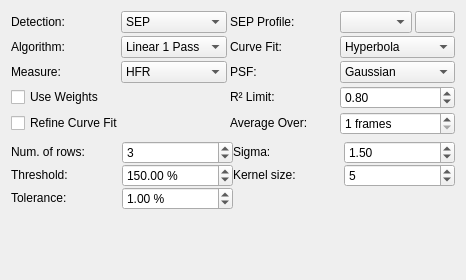
<?xml version="1.0" encoding="UTF-8"?>
<ui version="4.0">
 <class>OpsFocusProcess</class>
 <widget class="QWidget" name="OpsFocusProcess">
  <property name="geometry">
   <rect>
    <x>0</x>
    <y>0</y>
    <width>466</width>
    <height>280</height>
   </rect>
  </property>
  <property name="windowTitle">
   <string>Focus Process</string>
  </property>
  <layout class="QVBoxLayout" name="verticalLayout_3">
   <item>
    <layout class="QGridLayout" name="gridLayoutProcess" columnstretch="0,0,0,0">
     <property name="sizeConstraint">
      <enum>QLayout::SetNoConstraint</enum>
     </property>
     <property name="spacing">
      <number>3</number>
     </property>
     <item row="3" column="3">
      <widget class="QDoubleSpinBox" name="focusR2Limit">
       <property name="sizePolicy">
        <sizepolicy hsizetype="Preferred" vsizetype="Fixed">
         <horstretch>0</horstretch>
         <verstretch>0</verstretch>
        </sizepolicy>
       </property>
       <property name="toolTip">
        <string>&lt;html&gt;&lt;head/&gt;&lt;body&gt;&lt;p&gt;Set a minimum for the acceptable R² when performing an Autofocus run.  The value is between 0 (no fit) and 1 (perfect fit).  0.8 is a good start.  If the minimum is not met,  Autofocus will rerun once to try to improve the R². Currently only available for the Linear 1 Pass algorithm when using a Curve Fit of Hyperbola or Parabola. &lt;/p&gt;&lt;/body&gt;&lt;/html&gt;</string>
       </property>
       <property name="minimum">
        <double>0.000000000000000</double>
       </property>
       <property name="maximum">
        <double>1.000000000000000</double>
       </property>
       <property name="singleStep">
        <double>0.010000000000000</double>
       </property>
       <property name="value">
        <double>0.800000000000000</double>
       </property>
      </widget>
     </item>
     <item row="2" column="0">
      <widget class="QLabel" name="focusStarMeasureLabel">
       <property name="sizePolicy">
        <sizepolicy hsizetype="Preferred" vsizetype="Fixed">
         <horstretch>0</horstretch>
         <verstretch>0</verstretch>
        </sizepolicy>
       </property>
       <property name="text">
        <string>Measure:</string>
       </property>
       <property name="buddy">
        <cstring>focusStarMeasure</cstring>
       </property>
      </widget>
     </item>
     <item row="0" column="0">
      <widget class="QLabel" name="label_6">
       <property name="sizePolicy">
        <sizepolicy hsizetype="Preferred" vsizetype="Fixed">
         <horstretch>0</horstretch>
         <verstretch>0</verstretch>
        </sizepolicy>
       </property>
       <property name="toolTip">
        <string/>
       </property>
       <property name="text">
        <string>Detection:</string>
       </property>
       <property name="buddy">
        <cstring>focusDetection</cstring>
       </property>
      </widget>
     </item>
     <item row="4" column="2">
      <widget class="QLabel" name="focusFramesCountLabel">
       <property name="sizePolicy">
        <sizepolicy hsizetype="Preferred" vsizetype="Fixed">
         <horstretch>0</horstretch>
         <verstretch>0</verstretch>
        </sizepolicy>
       </property>
       <property name="toolTip">
        <string/>
       </property>
       <property name="text">
        <string>Average Over:</string>
       </property>
       <property name="buddy">
        <cstring>focusFramesCount</cstring>
       </property>
      </widget>
     </item>
     <item row="3" column="2">
      <widget class="QLabel" name="focusR2LimitLabel">
       <property name="sizePolicy">
        <sizepolicy hsizetype="Preferred" vsizetype="Fixed">
         <horstretch>0</horstretch>
         <verstretch>0</verstretch>
        </sizepolicy>
       </property>
       <property name="text">
        <string>R² Limit:</string>
       </property>
       <property name="alignment">
        <set>Qt::AlignLeading|Qt::AlignLeft|Qt::AlignVCenter</set>
       </property>
       <property name="buddy">
        <cstring>focusR2Limit</cstring>
       </property>
      </widget>
     </item>
     <item row="1" column="0">
      <widget class="QLabel" name="label_22">
       <property name="sizePolicy">
        <sizepolicy hsizetype="Preferred" vsizetype="Fixed">
         <horstretch>0</horstretch>
         <verstretch>0</verstretch>
        </sizepolicy>
       </property>
       <property name="toolTip">
        <string/>
       </property>
       <property name="text">
        <string>Algorithm:</string>
       </property>
       <property name="buddy">
        <cstring>focusAlgorithm</cstring>
       </property>
      </widget>
     </item>
     <item row="4" column="3">
      <widget class="QSpinBox" name="focusFramesCount">
       <property name="sizePolicy">
        <sizepolicy hsizetype="Preferred" vsizetype="Fixed">
         <horstretch>0</horstretch>
         <verstretch>0</verstretch>
        </sizepolicy>
       </property>
       <property name="toolTip">
        <string>&lt;html&gt;&lt;head/&gt;&lt;body&gt;&lt;p&gt;Number of frames to capture at the current focuser position.&lt;/p&gt;&lt;/body&gt;&lt;/html&gt;</string>
       </property>
       <property name="suffix">
        <string> frames</string>
       </property>
       <property name="minimum">
        <number>1</number>
       </property>
      </widget>
     </item>
     <item row="1" column="2">
      <widget class="QLabel" name="focusCurveFitLabel">
       <property name="enabled">
        <bool>true</bool>
       </property>
       <property name="sizePolicy">
        <sizepolicy hsizetype="Preferred" vsizetype="Fixed">
         <horstretch>0</horstretch>
         <verstretch>0</verstretch>
        </sizepolicy>
       </property>
       <property name="text">
        <string>Curve Fit:</string>
       </property>
       <property name="buddy">
        <cstring>focusCurveFit</cstring>
       </property>
      </widget>
     </item>
     <item row="1" column="3">
      <widget class="QComboBox" name="focusCurveFit">
       <property name="toolTip">
        <string>&lt;html&gt;&lt;head/&gt;&lt;body&gt;&lt;p&gt;Select the type of curve to fit to the data:&lt;/p&gt;&lt;ul style=&quot;margin-top: 0px; margin-bottom: 0px; margin-left: 0px; margin-right: 0px; -qt-list-indent: 1;&quot;&gt;&lt;li style=&quot; margin-top:0px; margin-bottom:12px; margin-left:0px; margin-right:0px; -qt-block-indent:0; text-indent:0px;&quot;&gt;&lt;span style=&quot; font-weight:600;&quot;&gt;Quadratic&lt;/span&gt;: Uses a polynomial fit of degree 2. This is currently the default option and currently the only option for all Algorithms except Linear 1 Pass.&lt;/li&gt;&lt;li style=&quot; margin-top:0px; margin-bottom:12px; margin-left:0px; margin-right:0px; -qt-block-indent:0; text-indent:0px;&quot;&gt;&lt;span style=&quot; font-weight:600;&quot;&gt;Hyperbola&lt;/span&gt;: Fits a hyperbola to the data points. This is currently only available for the Linear 1 Pass Algorithm.&lt;/li&gt;&lt;li style=&quot; margin-top:0px; margin-bottom:12px; margin-left:0px; margin-right:0px; -qt-block-indent:0; text-indent:0px;&quot;&gt;&lt;span style=&quot; font-weight:600;&quot;&gt;Parabola&lt;/span&gt;: Fits a parabola to the data points. This is currently only available for the Linear 1 Pass Algorithm.&lt;/li&gt;&lt;/ul&gt;&lt;/body&gt;&lt;/html&gt;</string>
       </property>
       <property name="currentIndex">
        <number>1</number>
       </property>
       <item>
        <property name="text">
         <string>Quadratic</string>
        </property>
       </item>
       <item>
        <property name="text">
         <string>Hyperbola</string>
        </property>
       </item>
       <item>
        <property name="text">
         <string>Parabola</string>
        </property>
       </item>
      </widget>
     </item>
     <item row="0" column="2">
      <widget class="QLabel" name="label_28">
       <property name="sizePolicy">
        <sizepolicy hsizetype="Preferred" vsizetype="Fixed">
         <horstretch>0</horstretch>
         <verstretch>0</verstretch>
        </sizepolicy>
       </property>
       <property name="toolTip">
        <string/>
       </property>
       <property name="text">
        <string>SEP Profile:</string>
       </property>
       <property name="buddy">
        <cstring>focusSEPProfile</cstring>
       </property>
      </widget>
     </item>
     <item row="2" column="1">
      <widget class="QComboBox" name="focusStarMeasure">
       <property name="toolTip">
        <string>&lt;html&gt;&lt;head/&gt;&lt;body&gt;&lt;p&gt;Select the Measure to use when fitting a curve for Linear 1 Pass:&lt;/p&gt;&lt;ul style=&quot;margin-top: 0px; margin-bottom: 0px; margin-left: 0px; margin-right: 0px; -qt-list-indent: 1;&quot;&gt;&lt;li style=&quot; margin-top:0px; margin-bottom:12px; margin-left:0px; margin-right:0px; -qt-block-indent:0; text-indent:0px;&quot;&gt;&lt;span style=&quot; font-weight:600;&quot;&gt;HFR&lt;/span&gt;: Half Flux Radius. Uses an algorithm to calculate the radius of a circle centred on the star centroid that encapsulates half the star's flux.&lt;/li&gt;&lt;ul style=&quot;margin-top: 0px; margin-bottom: 0px; margin-left: 0px; margin-right: 0px; -qt-list-indent: 1;&quot;&gt;&lt;li style=&quot; margin-top:0px; margin-bottom:12px; margin-left:0px; margin-right:0px; -qt-block-indent:0; text-indent:0px;&quot;&gt;&lt;span style=&quot; font-weight:600;&quot;&gt;HFR Adj&lt;/span&gt;: Adjusted Half Flux Radius. Normalises the HFR for peak intensity. This is an experimental feature.&lt;/li&gt;&lt;/ul&gt;&lt;li style=&quot; margin-top:0px; margin-bottom:12px; margin-left:0px; margin-right:0px; -qt-block-indent:0; text-indent:0px;&quot;&gt;&lt;span style=&quot; font-weight:600;&quot;&gt;FWHM&lt;/span&gt;: Full Width Half Maximum. Curve fits a PSF to each star centroid and uses the curve to calculate the FWHM. This is an experimental feature.&lt;/li&gt;&lt;li style=&quot; margin-top:0px; margin-bottom:12px; margin-left:0px; margin-right:0px; -qt-block-indent:0; text-indent:0px;&quot;&gt;&lt;span style=&quot; font-weight:600;&quot;&gt;# Stars&lt;/span&gt;: Number of stars. The number of detected stars at optimum focus will be a maximum. This is an experimental feature.&lt;/li&gt;&lt;li style=&quot; margin-top:0px; margin-bottom:12px; margin-left:0px; margin-right:0px; -qt-block-indent:0; text-indent:0px;&quot;&gt;&lt;span style=&quot; font-weight:600;&quot;&gt;Fourier&lt;/span&gt;: Fourier power calculation. Uses the Fourier Transform Power approach developed by Tan and Schulz in https://arxiv.org/pdf/2201.12466.pdf.  At optimum focus the power in frequency space [result of the fourier transform] will be a maximum. This is an experimental feature.&lt;/li&gt;&lt;/ul&gt;&lt;/body&gt;&lt;/html&gt;</string>
       </property>
       <item>
        <property name="text">
         <string>HFR</string>
        </property>
       </item>
       <item>
        <property name="text">
         <string>HFR Adj</string>
        </property>
       </item>
       <item>
        <property name="text">
         <string>FWHM</string>
        </property>
       </item>
       <item>
        <property name="text">
         <string># Stars</string>
        </property>
       </item>
       <item>
        <property name="text">
         <string>Fourier</string>
        </property>
       </item>
      </widget>
     </item>
     <item row="4" column="0" colspan="2">
      <widget class="QCheckBox" name="focusRefineCurveFit">
       <property name="toolTip">
        <string>&lt;html&gt;&lt;head/&gt;&lt;body&gt;&lt;p&gt;Check to run an outlier pass when all datapoints have been taken. The pass uses Peirce's Criteria for outlier threshold detection. If there are outliers, these are removed and curve fitting rerun. If the R² is improved by the process then this new dataset is used and outliers highlighted on the v-curve. &lt;/p&gt;&lt;/body&gt;&lt;/html&gt;</string>
       </property>
       <property name="text">
        <string>Refine Curve Fit</string>
       </property>
      </widget>
     </item>
     <item row="3" column="0" colspan="2">
      <widget class="QCheckBox" name="focusUseWeights">
       <property name="sizePolicy">
        <sizepolicy hsizetype="Preferred" vsizetype="Fixed">
         <horstretch>0</horstretch>
         <verstretch>0</verstretch>
        </sizepolicy>
       </property>
       <property name="toolTip">
        <string>&lt;html&gt;&lt;head/&gt;&lt;body&gt;&lt;p&gt;Check to use the standard deviation of the star HFR or FWHM as a weighting to the curve fitting algorithm. If unchecked, all data points are given equal weighting. Currently only available when using Full Field (multiple stars) and a Curve Fit of Hyperbola or Parabola under the Linear 1 Pass algorithm. &lt;/p&gt;&lt;/body&gt;&lt;/html&gt;</string>
       </property>
       <property name="text">
        <string>Use Weights</string>
       </property>
      </widget>
     </item>
     <item row="1" column="1">
      <widget class="QComboBox" name="focusAlgorithm">
       <property name="sizePolicy">
        <sizepolicy hsizetype="Preferred" vsizetype="Fixed">
         <horstretch>0</horstretch>
         <verstretch>0</verstretch>
        </sizepolicy>
       </property>
       <property name="toolTip">
        <string>&lt;html&gt;&lt;head/&gt;&lt;body&gt;&lt;p&gt;Select focus process algorithm:&lt;/p&gt;&lt;ul style=&quot;margin-top: 0px; margin-bottom: 0px; margin-left: 0px; margin-right: 0px; -qt-list-indent: 1;&quot;&gt;&lt;li style=&quot; margin-top:12px; margin-bottom:0px; margin-left:0px; margin-right:0px; -qt-block-indent:0; text-indent:0px;&quot;&gt;&lt;span style=&quot; font-weight:600;&quot;&gt;Iterative&lt;/span&gt;: Moves focuser by discreet steps initially decided by the step size. Once a curve slope is calculated,  further step sizes are calculated to reach optimal solution. The algorithm stops when the measured HFR is within percentage Tolerance of the minimum HFR recorded in the procedure.&lt;/li&gt;&lt;li style=&quot; margin-top:0px; margin-bottom:0px; margin-left:0px; margin-right:0px; -qt-block-indent:0; text-indent:0px;&quot;&gt;&lt;span style=&quot; font-weight:600;&quot;&gt;Polynomial&lt;/span&gt;: Starts with iterative method.  Upon crossing to the other side of the V-Curve,  polynomial fitting coefficients along with possible minimum solution are calculated. This algorithm can be faster than purely iterative approach given a good data set.&lt;/li&gt;&lt;li style=&quot; margin-top:0px; margin-bottom:0px; margin-left:0px; margin-right:0px; -qt-block-indent:0; text-indent:0px;&quot;&gt;&lt;span style=&quot; font-weight:600;&quot;&gt;Linear&lt;/span&gt;: Samples focus inward in a regular fashion, using 2 passes.  The algorithm can be slow, but it is more resilient to backlash.  Start with the focuser positioned near good focus.  Set Initial Step Size and Max Travel for the desired sampling interval and range around start focus position.  Tolerance should be around 5%.&lt;/li&gt;&lt;li style=&quot; margin-top:0px; margin-bottom:12px; margin-left:0px; margin-right:0px; -qt-block-indent:0; text-indent:0px;&quot;&gt;&lt;span style=&quot; font-weight:600;&quot;&gt;Linear 1 Pass&lt;/span&gt;: Starts like &lt;span style=&quot; font-weight:600;&quot;&gt;Linear&lt;/span&gt; but after completing the 1st pass, instead of doing a 2nd pass,  moves straight to the minimum HFR value calculated.  Use Curve Fit of Hyperbola or Parabola.&lt;/li&gt;&lt;/ul&gt;&lt;/body&gt;&lt;/html&gt;</string>
       </property>
       <property name="currentIndex">
        <number>3</number>
       </property>
       <item>
        <property name="text">
         <string>Iterative</string>
        </property>
       </item>
       <item>
        <property name="text">
         <string>Polynomial</string>
        </property>
       </item>
       <item>
        <property name="text">
         <string>Linear</string>
        </property>
       </item>
       <item>
        <property name="text">
         <string>Linear 1 Pass</string>
        </property>
       </item>
      </widget>
     </item>
     <item row="0" column="3">
      <layout class="QHBoxLayout" name="horizontalLayout_7">
       <property name="spacing">
        <number>3</number>
       </property>
       <item>
        <widget class="QComboBox" name="focusSEPProfile"/>
       </item>
       <item>
        <widget class="QPushButton" name="editFocusProfile">
         <property name="text">
          <string/>
         </property>
        </widget>
       </item>
      </layout>
     </item>
     <item row="0" column="1">
      <widget class="QComboBox" name="focusDetection">
       <property name="sizePolicy">
        <sizepolicy hsizetype="Preferred" vsizetype="Fixed">
         <horstretch>0</horstretch>
         <verstretch>0</verstretch>
        </sizepolicy>
       </property>
       <property name="toolTip">
        <string>&lt;html&gt;&lt;head/&gt;&lt;body&gt;&lt;p&gt;Star detection method:&lt;/p&gt;&lt;ul style=&quot;margin-top: 0px; margin-bottom: 0px; margin-left: 0px; margin-right: 0px; -qt-list-indent: 1;&quot;&gt;&lt;li style=&quot; margin-top:12px; margin-bottom:12px; margin-left:0px; margin-right:0px; -qt-block-indent:0; text-indent:0px;&quot;&gt;&lt;span style=&quot; font-weight:600;&quot;&gt;SEP:&lt;/span&gt; Source Extractor and Photometry, an efficient source detection method based on Source Extractor (Bertin and Arnouts 1996; Bertin 2016). See &lt;a href=&quot;https://joss.theoj.org/papers/10.21105/joss.00058.pdf&quot;&gt;&lt;span style=&quot; text-decoration: underline; color:#0000ff;&quot;&gt;SEP: Source Extractor as a library&lt;/span&gt;&lt;/a&gt; in the Journal of Open Source Software.&lt;/li&gt;&lt;li style=&quot; margin-top:12px; margin-bottom:12px; margin-left:0px; margin-right:0px; -qt-block-indent:0; text-indent:0px;&quot;&gt;&lt;span style=&quot; font-weight:600;&quot;&gt;Centroid&lt;/span&gt;: a source detection based on estimating star mass around signal peaks.&lt;/li&gt;&lt;li style=&quot; margin-top:12px; margin-bottom:12px; margin-left:0px; margin-right:0px; -qt-block-indent:0; text-indent:0px;&quot;&gt;&lt;span style=&quot; font-weight:600;&quot;&gt;Gradient&lt;/span&gt;: a single source detection based on the Sobel filter. Initial or full-field analysis will use SEP instead of this method.&lt;/li&gt;&lt;li style=&quot; margin-top:12px; margin-bottom:12px; margin-left:0px; margin-right:0px; -qt-block-indent:0; text-indent:0px;&quot;&gt;&lt;span style=&quot; font-weight:600;&quot;&gt;Threshold&lt;/span&gt;: a single source detection based on pixel values. Initial or full-field analysis will use SEP instead of this method.&lt;/li&gt;&lt;/ul&gt;&lt;/body&gt;&lt;/html&gt;</string>
       </property>
       <property name="currentIndex">
        <number>3</number>
       </property>
       <item>
        <property name="text">
         <string>Gradient</string>
        </property>
       </item>
       <item>
        <property name="text">
         <string>Centroid</string>
        </property>
       </item>
       <item>
        <property name="text">
         <string>Threshold</string>
        </property>
       </item>
       <item>
        <property name="text">
         <string>SEP</string>
        </property>
       </item>
       <item>
        <property name="text">
         <string>Bahtinov</string>
        </property>
       </item>
      </widget>
     </item>
     <item row="2" column="2">
      <widget class="QLabel" name="focusStarPSFLabel">
       <property name="sizePolicy">
        <sizepolicy hsizetype="Preferred" vsizetype="Fixed">
         <horstretch>0</horstretch>
         <verstretch>0</verstretch>
        </sizepolicy>
       </property>
       <property name="text">
        <string>PSF:</string>
       </property>
       <property name="buddy">
        <cstring>focusStarPSF</cstring>
       </property>
      </widget>
     </item>
     <item row="2" column="3">
      <widget class="QComboBox" name="focusStarPSF">
       <property name="toolTip">
        <string>&lt;html&gt;&lt;head/&gt;&lt;body&gt;&lt;p&gt;The type of PSF to use when Measure is set to FWHM:&lt;/p&gt;&lt;ul style=&quot;margin-top: 0px; margin-bottom: 0px; margin-left: 0px; margin-right: 0px; -qt-list-indent: 1;&quot;&gt;&lt;li style=&quot; margin-top:0px; margin-bottom:12px; margin-left:0px; margin-right:0px; -qt-block-indent:0; text-indent:0px;&quot;&gt;&lt;span style=&quot; font-weight:600;&quot;&gt;Gaussian&lt;/span&gt;: Uses a 2D Gaussian. This is an experimental feature.&lt;/li&gt;&lt;/ul&gt;&lt;/body&gt;&lt;/html&gt;</string>
       </property>
       <item>
        <property name="text">
         <string>Gaussian</string>
        </property>
       </item>
      </widget>
     </item>
    </layout>
   </item>
   <item>
    <layout class="QGridLayout" name="gridLayoutProcessBucket" columnstretch="0,0,0,0">
     <property name="spacing">
      <number>0</number>
     </property>
     <item row="1" column="0">
      <widget class="QLabel" name="focusThresholdLabel">
       <property name="sizePolicy">
        <sizepolicy hsizetype="Preferred" vsizetype="Fixed">
         <horstretch>0</horstretch>
         <verstretch>0</verstretch>
        </sizepolicy>
       </property>
       <property name="toolTip">
        <string/>
       </property>
       <property name="text">
        <string>Threshold:</string>
       </property>
       <property name="buddy">
        <cstring>focusThreshold</cstring>
       </property>
      </widget>
     </item>
     <item row="1" column="3">
      <widget class="QSpinBox" name="focusGaussianKernelSize">
       <property name="sizePolicy">
        <sizepolicy hsizetype="Preferred" vsizetype="Fixed">
         <horstretch>0</horstretch>
         <verstretch>0</verstretch>
        </sizepolicy>
       </property>
       <property name="toolTip">
        <string>&lt;html&gt;&lt;head/&gt;&lt;body&gt;&lt;p&gt;The gaussian blur kernel size. Used for blurring the image before for instance the Bahtinov edge detection.&lt;/p&gt;&lt;/body&gt;&lt;/html&gt;</string>
       </property>
       <property name="minimum">
        <number>3</number>
       </property>
       <property name="maximum">
        <number>15</number>
       </property>
       <property name="singleStep">
        <number>2</number>
       </property>
       <property name="value">
        <number>5</number>
       </property>
      </widget>
     </item>
     <item row="1" column="2">
      <widget class="QLabel" name="focusGaussianKernelSizeLabel">
       <property name="sizePolicy">
        <sizepolicy hsizetype="Preferred" vsizetype="Fixed">
         <horstretch>0</horstretch>
         <verstretch>0</verstretch>
        </sizepolicy>
       </property>
       <property name="text">
        <string>Kernel size:</string>
       </property>
       <property name="buddy">
        <cstring>focusGaussianKernelSize</cstring>
       </property>
      </widget>
     </item>
     <item row="0" column="2">
      <widget class="QLabel" name="focusGaussianSigmaLabel">
       <property name="sizePolicy">
        <sizepolicy hsizetype="Preferred" vsizetype="Fixed">
         <horstretch>0</horstretch>
         <verstretch>0</verstretch>
        </sizepolicy>
       </property>
       <property name="text">
        <string>Sigma:</string>
       </property>
       <property name="buddy">
        <cstring>focusGaussianSigma</cstring>
       </property>
      </widget>
     </item>
     <item row="0" column="0">
      <widget class="QLabel" name="focusMultiRowAverageLabel">
       <property name="sizePolicy">
        <sizepolicy hsizetype="Preferred" vsizetype="Fixed">
         <horstretch>0</horstretch>
         <verstretch>0</verstretch>
        </sizepolicy>
       </property>
       <property name="text">
        <string>Num. of rows:</string>
       </property>
       <property name="buddy">
        <cstring>focusMultiRowAverage</cstring>
       </property>
      </widget>
     </item>
     <item row="1" column="1">
      <widget class="QDoubleSpinBox" name="focusThreshold">
       <property name="enabled">
        <bool>true</bool>
       </property>
       <property name="sizePolicy">
        <sizepolicy hsizetype="Preferred" vsizetype="Fixed">
         <horstretch>0</horstretch>
         <verstretch>0</verstretch>
        </sizepolicy>
       </property>
       <property name="toolTip">
        <string>&lt;html&gt;&lt;body&gt;&lt;p&gt;Increase to restrict the centroid to bright cores. Decrease to enclose fuzzy stars.&lt;/p&gt;&lt;/body&gt;&lt;/html&gt;</string>
       </property>
       <property name="suffix">
        <string> %</string>
       </property>
       <property name="minimum">
        <double>90.000000000000000</double>
       </property>
       <property name="maximum">
        <double>500.000000000000000</double>
       </property>
       <property name="singleStep">
        <double>10.000000000000000</double>
       </property>
       <property name="value">
        <double>150.000000000000000</double>
       </property>
      </widget>
     </item>
     <item row="0" column="1">
      <widget class="QSpinBox" name="focusMultiRowAverage">
       <property name="sizePolicy">
        <sizepolicy hsizetype="Preferred" vsizetype="Fixed">
         <horstretch>0</horstretch>
         <verstretch>0</verstretch>
        </sizepolicy>
       </property>
       <property name="toolTip">
        <string>&lt;html&gt;&lt;head/&gt;&lt;body&gt;&lt;p&gt;Combine this number of rows in the Bahtinov max average calculation. Change this value might help to match the Bahtinov lines on the star pattern more accurate.&lt;/p&gt;&lt;/body&gt;&lt;/html&gt;</string>
       </property>
       <property name="minimum">
        <number>1</number>
       </property>
       <property name="maximum">
        <number>15</number>
       </property>
       <property name="singleStep">
        <number>2</number>
       </property>
       <property name="value">
        <number>3</number>
       </property>
      </widget>
     </item>
     <item row="0" column="3">
      <widget class="QDoubleSpinBox" name="focusGaussianSigma">
       <property name="sizePolicy">
        <sizepolicy hsizetype="Preferred" vsizetype="Fixed">
         <horstretch>0</horstretch>
         <verstretch>0</verstretch>
        </sizepolicy>
       </property>
       <property name="toolTip">
        <string>&lt;html&gt;&lt;head/&gt;&lt;body&gt;&lt;p&gt;The gaussian blur sigma value. Used for blurring the image before for instance the Bahtinov edge detection.&lt;/p&gt;&lt;/body&gt;&lt;/html&gt;</string>
       </property>
       <property name="minimum">
        <double>0.100000000000000</double>
       </property>
       <property name="maximum">
        <double>10.000000000000000</double>
       </property>
       <property name="singleStep">
        <double>0.100000000000000</double>
       </property>
       <property name="value">
        <double>1.500000000000000</double>
       </property>
      </widget>
     </item>
     <item row="2" column="0">
      <widget class="QLabel" name="focusToleranceLabel">
       <property name="sizePolicy">
        <sizepolicy hsizetype="Preferred" vsizetype="Fixed">
         <horstretch>0</horstretch>
         <verstretch>0</verstretch>
        </sizepolicy>
       </property>
       <property name="toolTip">
        <string/>
       </property>
       <property name="text">
        <string>Tolerance:</string>
       </property>
       <property name="buddy">
        <cstring>focusTolerance</cstring>
       </property>
      </widget>
     </item>
     <item row="2" column="1">
      <widget class="QDoubleSpinBox" name="focusTolerance">
       <property name="sizePolicy">
        <sizepolicy hsizetype="Preferred" vsizetype="Fixed">
         <horstretch>0</horstretch>
         <verstretch>0</verstretch>
        </sizepolicy>
       </property>
       <property name="toolTip">
        <string>Decrease value to narrow optimal focus point solution radius. Increase to expand solution radius</string>
       </property>
       <property name="suffix">
        <string> %</string>
       </property>
       <property name="minimum">
        <double>0.010000000000000</double>
       </property>
       <property name="maximum">
        <double>20.000000000000000</double>
       </property>
       <property name="singleStep">
        <double>0.100000000000000</double>
       </property>
       <property name="value">
        <double>1.000000000000000</double>
       </property>
      </widget>
     </item>
    </layout>
   </item>
   <item>
    <spacer name="verticalSpacer">
     <property name="orientation">
      <enum>Qt::Vertical</enum>
     </property>
     <property name="sizeHint" stdset="0">
      <size>
       <width>20</width>
       <height>40</height>
      </size>
     </property>
    </spacer>
   </item>
  </layout>
 </widget>
 <tabstops>
  <tabstop>focusDetection</tabstop>
  <tabstop>focusSEPProfile</tabstop>
  <tabstop>editFocusProfile</tabstop>
  <tabstop>focusAlgorithm</tabstop>
  <tabstop>focusCurveFit</tabstop>
  <tabstop>focusStarMeasure</tabstop>
  <tabstop>focusStarPSF</tabstop>
  <tabstop>focusUseWeights</tabstop>
  <tabstop>focusR2Limit</tabstop>
  <tabstop>focusRefineCurveFit</tabstop>
  <tabstop>focusFramesCount</tabstop>
  <tabstop>focusMultiRowAverage</tabstop>
  <tabstop>focusGaussianSigma</tabstop>
  <tabstop>focusThreshold</tabstop>
  <tabstop>focusGaussianKernelSize</tabstop>
  <tabstop>focusTolerance</tabstop>
 </tabstops>
 <resources/>
 <connections/>
</ui>
